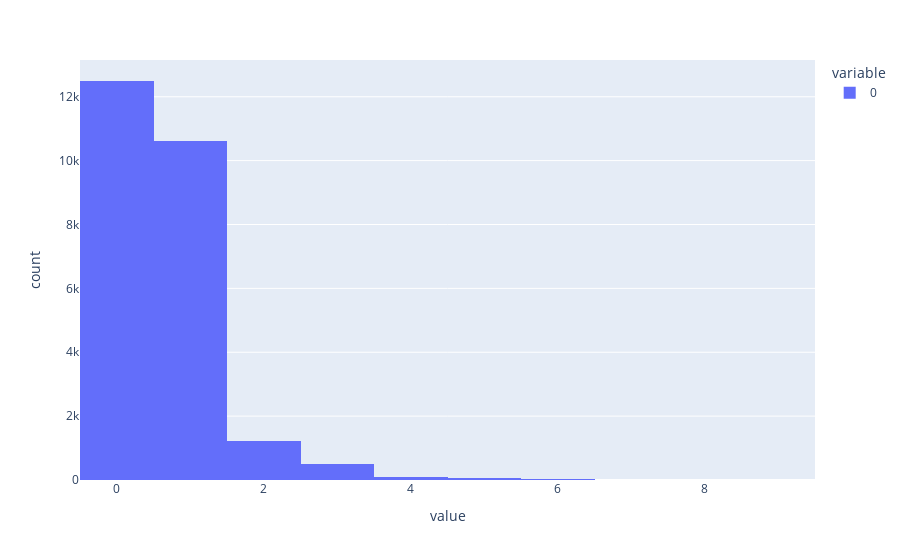

The notebook cell saved with this chart:
### Code cell
fig = px.histogram(Y,category_orders=dict(day=["Thur", "Fri", "Sat", "Sun"]))
fig.show()

### Figure 1 — Plotly figure (JSON) as saved in the notebook; plotly's stock layout.template omitted (floating-point values rounded to 4 significant figures; data arrays with more than 128 entries replaced by an {"elided": "..."} marker saying what was removed)
{"data": [{"alignmentgroup": "True", "bingroup": "x", "hovertemplate": "variable=0<br>value=%{x}<br>count=%{y}<extra></extra>", "legendgroup": "0", "marker": {"color": "#636efa", "pattern": {"shape": ""}}, "name": "0", "offsetgroup": "0", "orientation": "v", "showlegend": true, "type": "histogram", "x": {"elided": "25010 int values"}, "xaxis": "x", "yaxis": "y"}], "layout": {"barmode": "relative", "legend": {"title": {"text": "variable"}, "tracegroupgap": 0}, "margin": {"t": 60}, "xaxis": {"anchor": "y", "domain": [0, 1], "title": {"text": "value"}}, "yaxis": {"anchor": "x", "domain": [0, 1], "title": {"text": "count"}}}}
